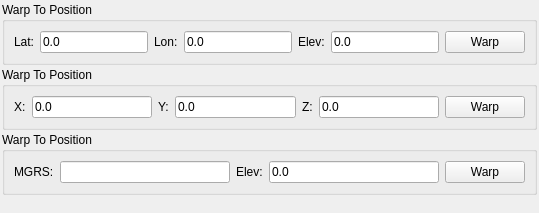
       <widget class="QWidget" name="mControlsCameraTab" >
        <attribute name="title" >
         <string>Camera</string>
        </attribute>
        <layout class="QVBoxLayout" >
         <property name="spacing" >
          <number>2</number>
         </property>
         <property name="leftMargin" >
          <number>2</number>
         </property>
         <property name="topMargin" >
          <number>2</number>
         </property>
         <property name="rightMargin" >
          <number>2</number>
         </property>
         <property name="bottomMargin" >
          <number>2</number>
         </property>
         <item>
          <widget class="QGroupBox" name="mWarpToLatLonGroup" >
           <property name="sizePolicy" >
            <sizepolicy vsizetype="Maximum" hsizetype="Preferred" >
             <horstretch>0</horstretch>
             <verstretch>0</verstretch>
            </sizepolicy>
           </property>
           <property name="title" >
            <string>Warp To Position</string>
           </property>
           <layout class="QVBoxLayout" >
            <item>
             <layout class="QHBoxLayout" >
              <item>
               <widget class="QLabel" name="mWarpToLatLabel" >
                <property name="text" >
                 <string>Lat:</string>
                </property>
               </widget>
              </item>
              <item>
               <widget class="QLineEdit" name="mWarpToLat" >
                <property name="toolTip" >
                 <string>The Latitude of the entity (North-South)</string>
                </property>
                <property name="text" >
                 <string>0.0</string>
                </property>
                <property name="readOnly" >
                 <bool>false</bool>
                </property>
               </widget>
              </item>
              <item>
               <widget class="QLabel" name="mWarpToLonLabel" >
                <property name="text" >
                 <string>Lon:</string>
                </property>
               </widget>
              </item>
              <item>
               <widget class="QLineEdit" name="mWarpToLon" >
                <property name="toolTip" >
                 <string>The longitude of the entity (East-West)</string>
                </property>
                <property name="text" >
                 <string>0.0</string>
                </property>
                <property name="readOnly" >
                 <bool>false</bool>
                </property>
               </widget>
              </item>
              <item>
               <widget class="QLabel" name="mWarpToLLElevLabel" >
                <property name="text" >
                 <string>Elev:</string>
                </property>
               </widget>
              </item>
              <item>
               <widget class="QLineEdit" name="mWarpToLLElev" >
                <property name="text" >
                 <string>0.0</string>
                </property>
               </widget>
              </item>
              <item>
               <widget class="QPushButton" name="mWarpToLLButton" >
                <property name="text" >
                 <string>Warp</string>
                </property>
               </widget>
              </item>
             </layout>
            </item>
           </layout>
          </widget>
         </item>
         <item>
          <widget class="QGroupBox" name="mWarpToXYZGroup" >
           <property name="sizePolicy" >
            <sizepolicy vsizetype="Maximum" hsizetype="Preferred" >
             <horstretch>0</horstretch>
             <verstretch>0</verstretch>
            </sizepolicy>
           </property>
           <property name="title" >
            <string>Warp To Position</string>
           </property>
           <layout class="QVBoxLayout" >
            <item>
             <layout class="QHBoxLayout" >
              <item>
               <widget class="QLabel" name="mWarpToXLabel" >
                <property name="text" >
                 <string>X:</string>
                </property>
               </widget>
              </item>
              <item>
               <widget class="QLineEdit" name="mWarpToX" >
                <property name="toolTip" >
                 <string>The Latitude of the entity (North-South)</string>
                </property>
                <property name="text" >
                 <string>0.0</string>
                </property>
                <property name="readOnly" >
                 <bool>false</bool>
                </property>
               </widget>
              </item>
              <item>
               <widget class="QLabel" name="mWarpToYLabel" >
                <property name="text" >
                 <string>Y:</string>
                </property>
               </widget>
              </item>
              <item>
               <widget class="QLineEdit" name="mWarpToY" >
                <property name="toolTip" >
                 <string>The longitude of the entity (East-West)</string>
                </property>
                <property name="text" >
                 <string>0.0</string>
                </property>
                <property name="readOnly" >
                 <bool>false</bool>
                </property>
               </widget>
              </item>
              <item>
               <widget class="QLabel" name="mWarpToZLabel" >
                <property name="text" >
                 <string>Z:</string>
                </property>
               </widget>
              </item>
              <item>
               <widget class="QLineEdit" name="mWarpToZ" >
                <property name="text" >
                 <string>0.0</string>
                </property>
               </widget>
              </item>
              <item>
               <widget class="QPushButton" name="mWarpToXYZButton" >
                <property name="text" >
                 <string>Warp</string>
                </property>
               </widget>
              </item>
             </layout>
            </item>
           </layout>
          </widget>
         </item>
         <item>
          <widget class="QGroupBox" name="mWarpToMGRSGroup" >
           <property name="sizePolicy" >
            <sizepolicy vsizetype="Maximum" hsizetype="Preferred" >
             <horstretch>0</horstretch>
             <verstretch>0</verstretch>
            </sizepolicy>
           </property>
           <property name="title" >
            <string>Warp To Position</string>
           </property>
           <layout class="QVBoxLayout" >
            <item>
             <layout class="QHBoxLayout" >
              <item>
               <widget class="QLabel" name="mWarpToMGRSLabel" >
                <property name="text" >
                 <string>MGRS:</string>
                </property>
               </widget>
              </item>
              <item>
               <widget class="QLineEdit" name="mWarpToMGRS" >
                <property name="toolTip" >
                 <string>The Latitude of the entity (North-South)</string>
                </property>
                <property name="readOnly" >
                 <bool>false</bool>
                </property>
               </widget>
              </item>
              <item>
               <widget class="QLabel" name="mWarpToMGRSElevLabel" >
                <property name="text" >
                 <string>Elev:</string>
                </property>
               </widget>
              </item>
              <item>
               <widget class="QLineEdit" name="mWarpToMGRSElev" >
                <property name="text" >
                 <string>0.0</string>
                </property>
               </widget>
              </item>
              <item>
               <widget class="QPushButton" name="mWarpToMGRSButton" >
                <property name="text" >
                 <string>Warp</string>
                </property>
               </widget>
              </item>
             </layout>
            </item>
           </layout>
          </widget>
         </item>
         <item>
          <widget class="QLabel" name="mControlsCameraImageLabel" >
           <property name="sizePolicy" >
            <sizepolicy vsizetype="Minimum" hsizetype="Preferred" >
             <horstretch>0</horstretch>
             <verstretch>0</verstretch>
            </sizepolicy>
           </property>
           <property name="text" >
            <string/>
           </property>
          </widget>
         </item>
        </layout>
       </widget>
